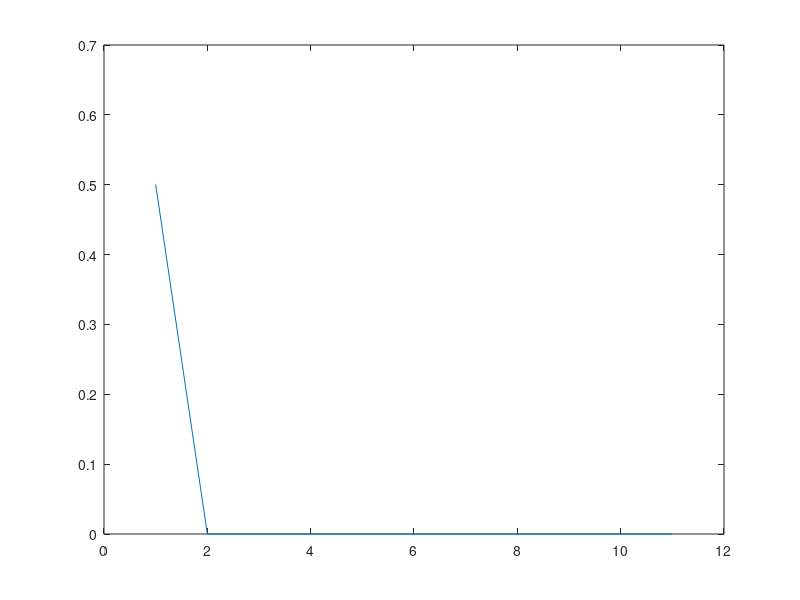

MATLAB code for this plot:
clc;
clear all;
% Create 1x432 bits-vector
    pack = randi([0 1],1,100000);
% pack=[0 1];
   %% Transmitter 
    %% Use convolution encoder for coding part
%     enco_mem=[0 0];   %# of memory elements=3
% encoded_sequence=zeros(1,(length(pack))*2);
% 
% o1=xor(pack,enco_mem(2)); % o1=xor(u,D^2)
% o2=xor(pack,enco_mem(1),enco_mem(2)); % o2=xor(u,D,D^2)
%     
% pack_codewrd=[o1 o2]; %bits into encoded codewords
 
    
%%  bits To Symbols
    %%%%%%%%%%% Change const
    const = [1+(1*j), -1+(1*j),  1-(1*j),-1-(1*j)]/sqrt(2);     % Constellation 1 - QPSK/4-QAM -- Divide by sqrt(2), so E_s = 1
    
    cut_m = buffer(pack,2)';
    cut_m_idx = bi2de(cut_m, 'left-msb') +1;
    symbols_pack = const(cut_m_idx); % look up symbols over constellation
    N=length(symbols_pack);
    
    %codeword data
%     cut_m_codwrd = buffer(pack_codewrd,2)';
%     cut_m_idx_cdwrd = bi2de(cut_m_codwrd, 'left-msb') +1;
%     symbols_pack_cdwrd = const(cut_m_idx_cdwrd); % look up symbols over constellation
%     N_cdwrd=length(symbols_pack_cdwrd);
    
    % Add SNR
    SNR=[0:2:20];
    
   for i=1:length(SNR)
       
    s=SNR(i)*symbols_pack;
    
%     OFDM_symbols=ifft(s,N); % this is our signal s
    noise=rand(1,N);
    y=s+noise; %genr_signal
    
% %% Symbols To Signal
%     M = length(const);
%     bpsymb = log2(M);           % Number of bits per Symbol
%     Rb = 500;                   % bit rate [bit/sec] 
%     fsymb = Rb / bpsymb;        % Symbol rate [symb/s]
%     Tsymb = 1 / fsymb;          % Symbol time
%     fs = 50000;                 % sampling Frequency [Hz]       
%     fsfd = ceil(fs / fsymb);          % Number of samples per symbol (choose fs such that fsfd is an integer for simplicity) [samples/symb]
%     Tsamp = 1/fs;               % Sampling time
%     
% 
% 
%     symbols_upsample = upsample(symbols, fsfd);     % Space the symbols fsfd apart, to enable pulse shaping using conv.
%     % Create Signal
%     span = 8;                                       % how many symbol times do we want of pulse (note that RC and RRC is not zero outside of symbol time!)
%     [pulse, t] = rtrcpuls(0.4,1/fsymb,fs,span);  

%     signal = conv(pulse,symbols_upsample);
%     x = length(symbols);
%     y = length(pulse);
%     m = x+y-1;
%     for i=1:x
%     signal(i)=0;
%     for j=1:x
%         if(i-j+1>0)
%             signal(i)=signal(i)+symbols_upsample(j)*pulse(i-j+1);
%         else
%         end
%     end
% end
    
  
    
    
% %% Signal on Carrier
%     fc = 4000;
%    
% theta = 0;
% 
% tx_signal_real = real(signal) .* cos(2*pi*fc*(0:length(signal)-1)*Tsamp + theta) .* sqrt(2);
% tx_signal_imag = imag(signal) .* sin(2*pi*fc*(0:length(signal)-1)*Tsamp + theta) .* sqrt(2);
% tx_signal = tx_signal_real + tx_signal_imag;
% 
%     figure(); 
%     plot(tx_signal);
%     title('Tx Signal')
% 
%     toc
%% Reciever 


% %% Signal to Symbols
% % Real Part
% % Add AWGN noise to the signal
%     SNRdB = 0; %decide noise level
%     tx_signal = awgn(symbols_pack, SNRdB, 'measured'); % add noise
% 
% %%%%%%%%%%%%%%%%% SCALING PARAMETER NEEDED?!?!?!?
%     rx_real = tx_signal .* cos(2*pi*fc*(0:length(signal)-1)*Tsamp) .* sqrt(2);
%     rx_imag = tx_signal .* (1*j).*sin(2*pi*fc*(0:length(signal)-1)*Tsamp) .* sqrt(2);
%     
%     rx_signal = rx_real + rx_imag;

% % Correlation
% corr = conv(real(rx_vec), real(fliplr(rx_preamble)));   % correlate the sequence and received vector
% figure; plot(1:length(corr),corr, '.-r')       % plot correlation
% 
% [tmp, Tmax] = max(corr);       %find location of max correlation
% Tx_hat = Tmax - length(rx_preamble);  %find delay (it will take length(pream
% fprintf('delay = %d, estimation = %d\n', delay, Tx_hat)
% rx_preamble = rx_vec(Tx_hat+1:Tx_hat+length(preamble));
% rx_vec = rx_vec(Tx_hat+length(rx_preamble)+1:end);
%     

%%
%Receiver
rx=y;
% Minimum Eucledian distance detector
% Relate the detection to Detection region
metric = abs(repmat(rx.',1,4) - repmat(const, length(rx), 1)).^2; % compute the distance to each possible symbol
[tmp m_hat] = min(metric, [], 2); % find the closest for each received symbol
m_hat = m_hat'-1;   % get the index of the symbol in the constellation

symbols = const(m_hat+1);


%%
SER = symerr(cut_m_idx'-1, m_hat); %count symbol errors
b_hat_buffer = de2bi(m_hat, 2, 'left-msb')'; %make symbols into bits
b_hat = b_hat_buffer(:)'; %write as a vector
BER(i)=(sum((abs(pack-b_hat).^2))/length(pack));
% BER(i) = biterr(pack, b_hat); %count of bit errors
% fprintf('SER = %d, BER = %d\n', SER, BER)
 end
BER 

plot(BER)
